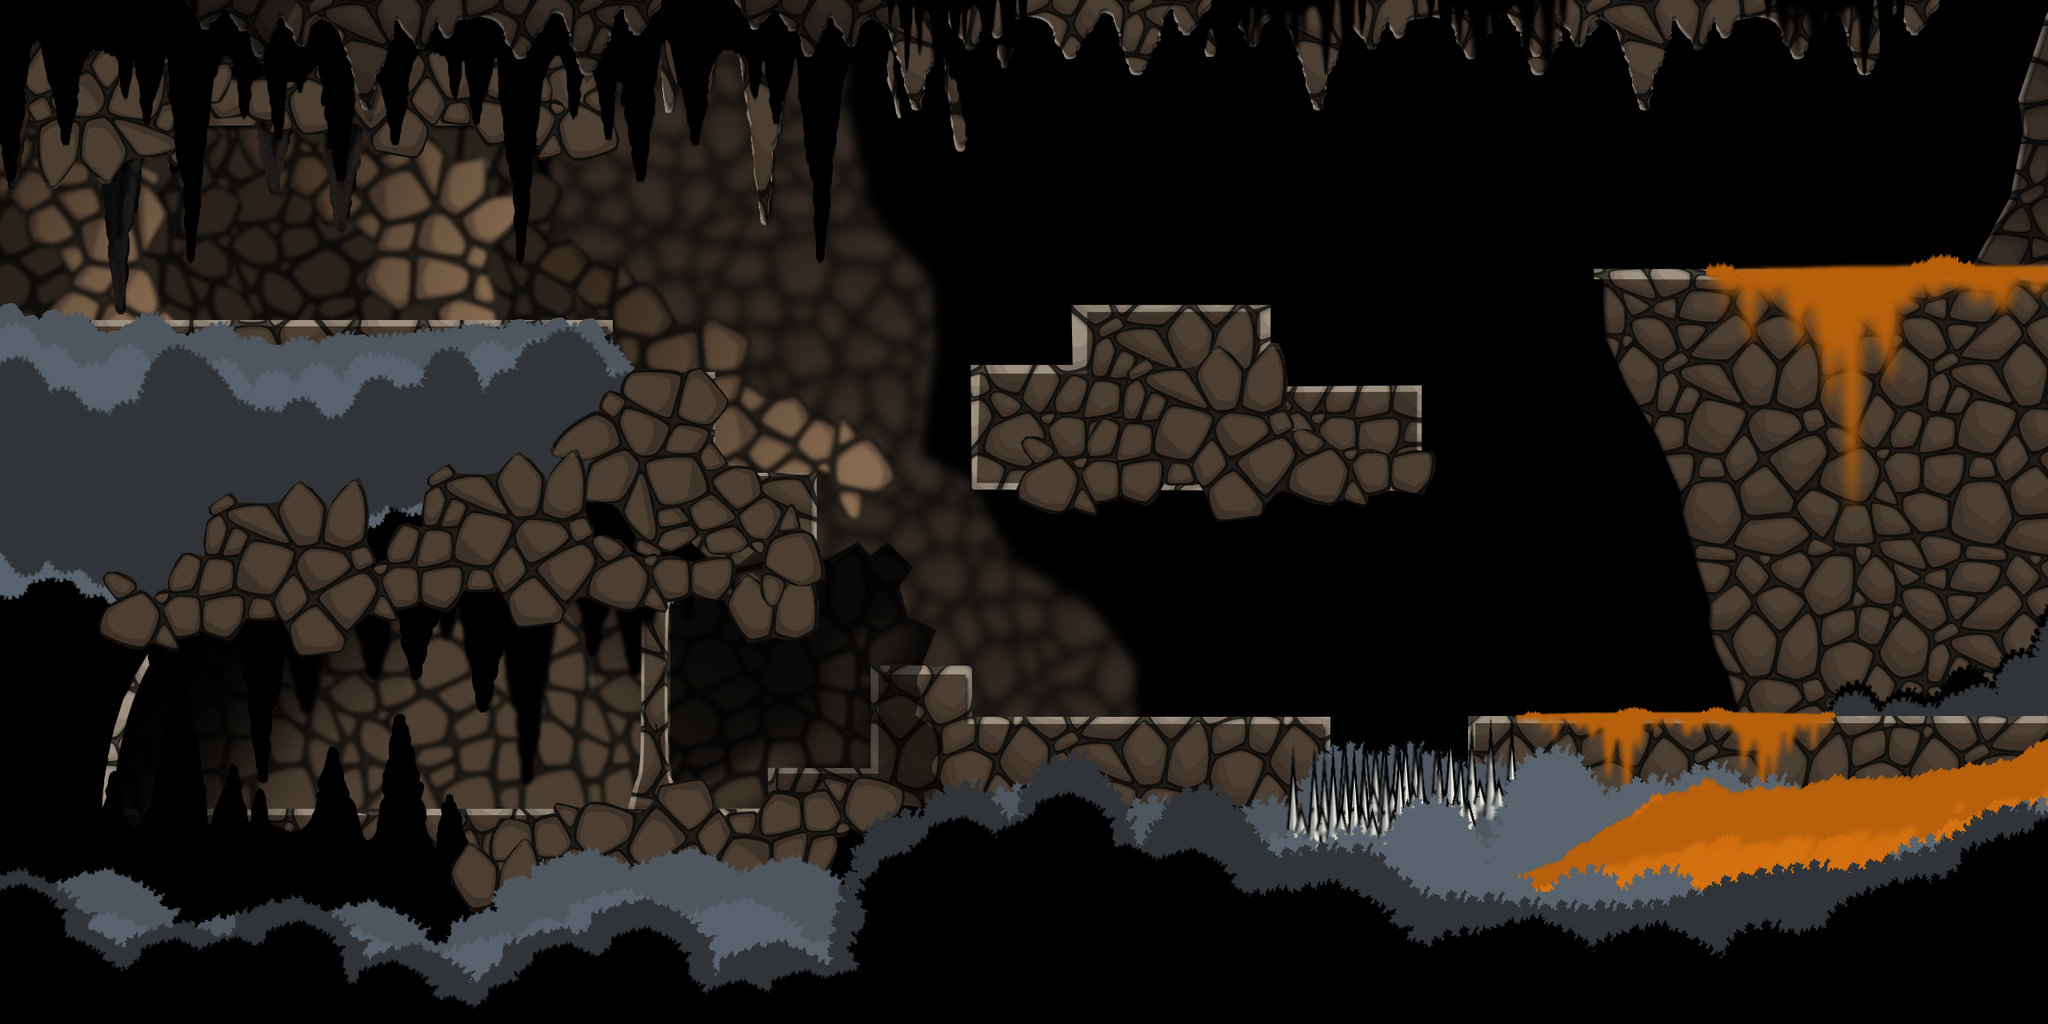

A 2D game scene composited from a Tiled map and its tileset images. What follows is a short description and the map's XML, with each tile layer's data collapsed to a summary:
An orthogonal 40x20 tile map with 64x64 px tiles, 4 tile layers (GroundLowLayerGraphic, GraphicBackGroundLayer, GraphicForGroundLayer, PlayerForGroundLayerGraphic), 2 tilesets and 70 objects (10x EnemyA, 7x AI_BODY_CHANGE, 4x MAP_SPAWN_POINT, 4x EnemyStalagmit, 4x GAME_PORTAL_HIDDEN_TRANSITION, ...).

<map version="1.2" tiledversion="1.3.0" orientation="orthogonal" renderorder="right-down" compressionlevel="0" width="40" height="20" tilewidth="64" tileheight="64" infinite="0" nextlayerid="25" nextobjectid="583">
 <tileset firstgid="1" name="TiledMap -Game Screen Lev4 BackGround" tilewidth="64" tileheight="64" tilecount="800" columns="40">
  <image source="TiledMap -Game Screen Lev4 BackGround.png" trans="ff00ff" width="2560" height="1280" />
 </tileset>
 <tileset firstgid="801" name="TiledMap -Game Screen Lev4 Forground" tilewidth="64" tileheight="64" tilecount="800" columns="40">
  <image source="TiledMap -Game Screen Lev4 Forground.png" trans="ff00ff" width="2560" height="1280" />
 </tileset>
 <layer id="20" name="GroundLowLayerGraphic" width="40" height="20">
  <data>[800 cells, 800 non-empty, 800 distinct tile ids]</data>
 </layer>
 <objectgroup id="15" name="GAME_INFO_MAP">
  <object id="297" name="MAP_INFO" x="0.333367" y="2.00003" width="60" height="51">
   <properties>
    <property name="KEY" value="1" />
    <property name="MAP INFO BOSS" value="false" />
    <property name="MAP INFO IS DEAD" value="false" />
    <property name="MAP INFO LEVEL" value="1" />
    <property name="MAP INFO WORLD" value="1" />
   </properties>
  </object>
  <object id="428" name="MAP_SPAWN_POINT" x="149.667" y="976" width="25" height="27">
   <properties>
    <property name="ID" value="2" />
   </properties>
  </object>
  <object id="513" name="MAP_SPAWN_POINT" x="89.667" y="360" width="25" height="27">
   <properties>
    <property name="ID" value="1" />
   </properties>
  </object>
  <object id="520" name="MAP_SPAWN_POINT" x="2491.67" y="296" width="25" height="27">
   <properties>
    <property name="ID" value="5" />
   </properties>
  </object>
  <object id="521" name="MAP_SPAWN_POINT" x="2451.67" y="842" width="25" height="27">
   <properties>
    <property name="ID" value="4" />
   </properties>
  </object>
 </objectgroup>
 <objectgroup id="2" name="GAME_MAP_GROUND_LAYER">
  <object id="434" x="3.75724" y="399.485" width="759.151" height="11.999" />
  <object id="450" x="883.333" y="589.666" width="137.333" height="12.666" />
  <object id="458" x="84" y="1011.33" width="953.333" height="18.6667" />
  <object id="459" x="754.667" y="465" width="137.333" height="17.333" />
  <object id="468" x="1204" y="896" width="460" height="130" />
  <object id="469" x="1088" y="831" width="125.333" height="7" />
  <object id="470" x="960" y="959" width="140" height="12" />
  <object id="471" x="1988" y="334.667" width="572" height="13.3333" />
  <object id="472" x="1582.67" y="481.333" width="193.334" height="9.6667" />
  <object id="473" x="1338.67" y="381.333" width="248" height="12" />
  <object id="475" x="1213.33" y="454.667" width="137.333" height="12" />
  <object id="571" x="1032" y="497.333" width="160" height="30.6667" />
  <object id="572" x="1801.33" y="422.667" width="217.333" height="61.3333" />
  <object id="573" x="1941.33" y="360" width="88" height="24" />
  <object id="582" x="1836" y="895" width="721" height="136" />
 </objectgroup>
 <objectgroup id="16" name="GAME_MAP_WALL_AND_SEALING_LAYER">
  <object id="486" x="1338" y="388" width="21" height="71" />
  <object id="487" x="1214" y="460" width="26" height="150" />
  <object id="488" x="1561" y="385" width="25" height="100" />
  <object id="489" x="1087" y="833" width="27" height="129" />
  <object id="490" x="1206" y="835" width="10" height="66" />
  <object id="491" x="960" y="960" width="24" height="55" />
  <object id="492" x="884" y="470" width="10" height="121" />
  <object id="493" x="746" y="403" width="18" height="65" />
  <object id="494" x="1001" y="596" width="19" height="187" />
 </objectgroup>
 <objectgroup id="3" name="GAME_MAP_WALL_JUMPING_LAYER">
  <object id="478" x="1212" y="461" width="12" height="151" />
  <object id="479" x="1010" y="597" width="13" height="188" />
  <object id="527" x="1765" y="487" width="10" height="121" />
 </objectgroup>
 <objectgroup id="8" name="GAME_MAP_POLYLINE_LAYER" />
 <objectgroup id="4" name="ENEMY_LAYER">
  <object id="499" name="EnemyStalagmit" x="377.333" y="133.333" width="52" height="54.6667" />
  <object id="500" name="EnemyStalagmit" x="542.667" y="136" width="52" height="54.6667" />
  <object id="501" name="EnemyStalagmit" x="704" y="162.666" width="52" height="54.6667" />
  <object id="502" name="EnemyStalagmit" x="852" y="66.6667" width="52" height="54.6667" />
  <object id="530" name="EnemySensor" x="1784" y="877" width="44" height="42">
   <properties>
    <property name="Direction" value="H" />
    <property name="Type" value="Long" />
   </properties>
  </object>
  <object id="531" name="EnemySensor" x="1706" y="875" width="48" height="44">
   <properties>
    <property name="Direction" value="H" />
    <property name="Type" value="Long" />
   </properties>
  </object>
  <object id="547" name="EnemyA" x="1291.67" y="405.332" width="33.3333" height="38.6667">
   <properties>
    <property name="Active" value="true" />
    <property name="SpawnType" value="EX_LIFE" />
   </properties>
  </object>
  <object id="550" name="EnemyA" x="861" y="31.999" width="33.3333" height="38.6667">
   <properties>
    <property name="Active" value="true" />
    <property name="SpawnType" value="EX_LIFE" />
   </properties>
  </object>
  <object id="551" name="EnemyA" x="471.667" y="93.6657" width="33.3333" height="38.6667">
   <properties>
    <property name="Active" value="true" />
    <property name="SpawnType" value="EX_LIFE" />
   </properties>
  </object>
  <object id="555" name="EnemyA" x="389" y="92.3323" width="33.3333" height="38.6667">
   <properties>
    <property name="Active" value="true" />
    <property name="SpawnType" value="EX_LIFE" />
   </properties>
  </object>
  <object id="557" name="EnemyA" x="714.333" y="85.999" width="33.3333" height="38.6667">
   <properties>
    <property name="Active" value="true" />
    <property name="SpawnType" value="EX_LIFE" />
   </properties>
  </object>
  <object id="560" name="EnemyA" x="1873" y="842.666" width="33.3333" height="38.6667">
   <properties>
    <property name="Active" value="true" />
    <property name="SpawnType" value="EX_LIFE" />
   </properties>
  </object>
  <object id="561" name="EnemyA" x="1591.67" y="843.999" width="33.3333" height="38.6667">
   <properties>
    <property name="Active" value="true" />
    <property name="SpawnType" value="EX_LIFE" />
   </properties>
  </object>
  <object id="563" name="EnemyA" x="391.667" y="352.666" width="33.3333" height="38.6667">
   <properties>
    <property name="Active" value="true" />
    <property name="SpawnType" value="EX_LIFE" />
   </properties>
  </object>
  </objectgroup>
 <objectgroup id="5" name="ENEMY_BOSS_LAYER" />
 <objectgroup id="7" name="GAME_OBJECT_LAYER">
  <!-- 5 objects omitted --></objectgroup>
 <objectgroup id="9" name="DOOR_OBJECT_LAYER" />
 <objectgroup id="10" name="AI_LAYER">
  <!-- 7 objects omitted --></objectgroup>
 <objectgroup id="19" name="PFX_LAYER">
  <!-- 1 objects omitted --></objectgroup>
 <objectgroup id="22" name="LIGHT_LAYER">
  <!-- 3 objects omitted --></objectgroup>
 <objectgroup id="11" name="SPAWN_LAYER">
  <!-- 7 objects omitted --></objectgroup>
 <layer id="13" name="GraphicBackGroundLayer" width="40" height="20" opacity="0.45">
  <data>[800 cells, 0 non-empty, 0 distinct tile ids]</data>
 </layer>
 <layer id="14" name="GraphicForGroundLayer" width="40" height="20">
  <data>[800 cells, 0 non-empty, 0 distinct tile ids]</data>
 </layer>
 <layer id="24" name="PlayerForGroundLayerGraphic" width="40" height="20">
  <data>[800 cells, 800 non-empty, 800 distinct tile ids]</data>
 </layer>
</map>
<!-- 24 of 70 objects omitted -->
